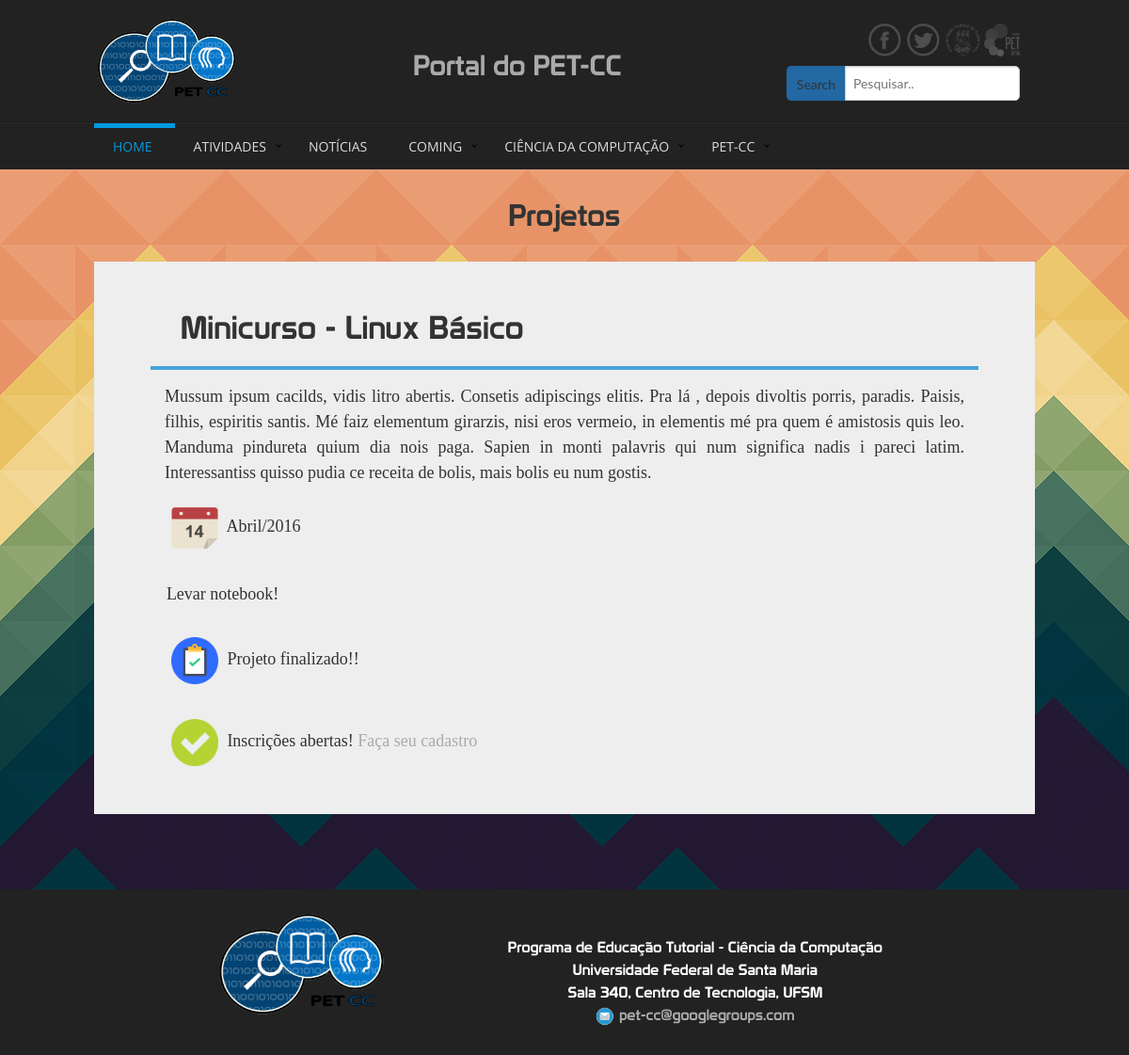
Before: /projetos/2/ with the older database file.
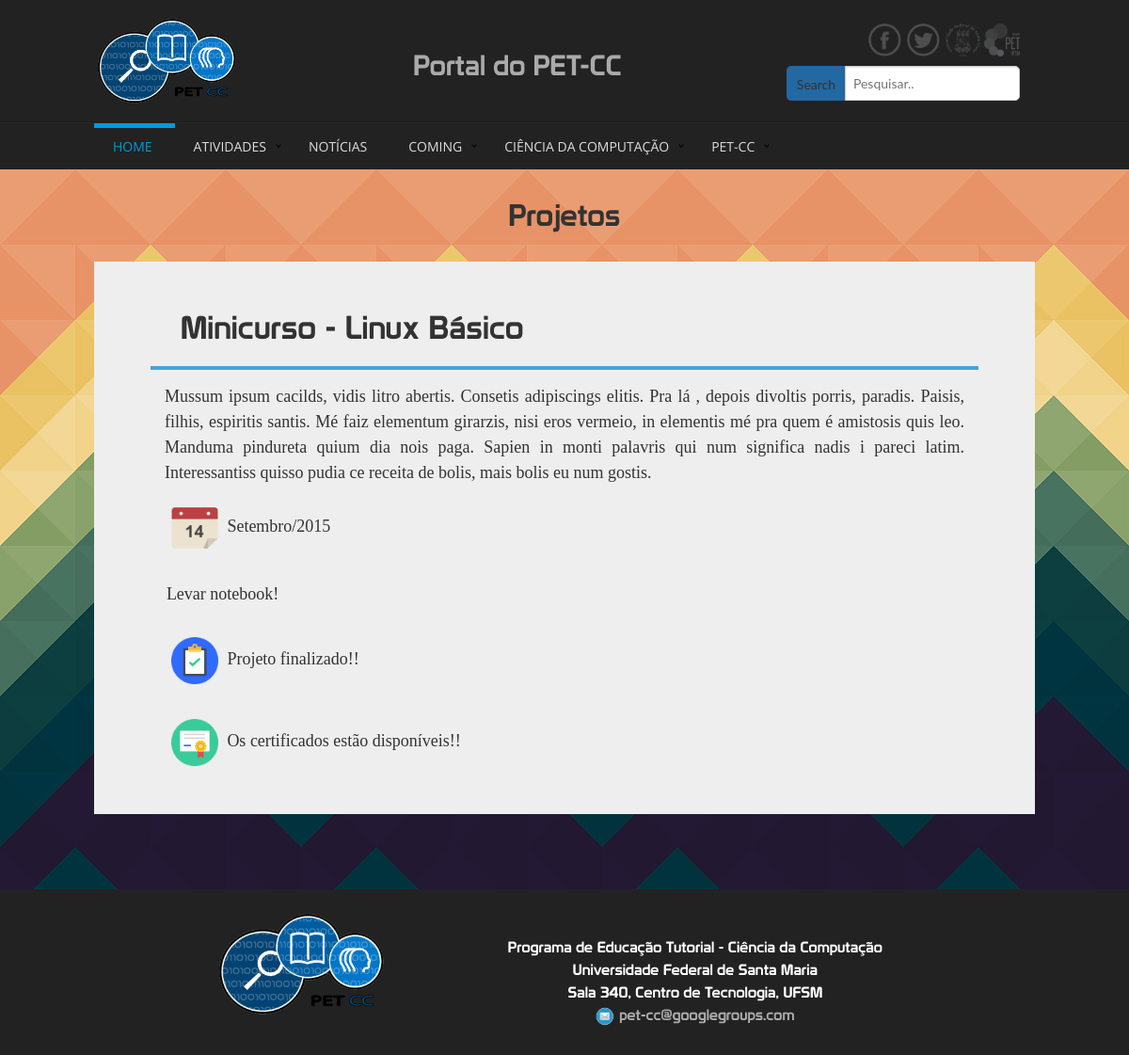
After: the same page with the newer database file.
### atividades/models.py (models this page shows, shortened)
class Atividade(models.Model):
    nome = models.CharField(max_length=150)
    carga = models.IntegerField()
    local = models.CharField(max_length=150, default="")
    slug = models.SlugField(max_length=100, blank=True, unique=True)
    data_inicial = models.DateField(
            default=datetime.now,
            blank=False
    )
    data_final = models.DateField(
            default=datetime.now,
            blank=False
    )
    hora_inicial = models.TimeField(
        default=datetime.now(),
        blank=False
    )
    hora_final = models.TimeField(
        default=datetime.now(),
        blank=False
    )
    data_definida = models.BooleanField(default=False)
    certificado_disponivel = models.BooleanField(default=False)
    inscricao_aberta = models.BooleanField(default=False)
    maximo_inscritos = models.IntegerField(default=30, blank=True)
    tipo = models.CharField(max_length=50, choices=(('MN', 'Minicurso'), ('PEC', 'PEC'), ('SEM', 'Seminario'),
                                                    ('TA', 'Topico de Apoio'), ('PESQ', 'Pesquisa'),
                                                    ('EX', 'Extensao'), ('OU', 'Outro')), default='OU')
    organizacao = models.CharField(max_length=100, default="PET - Ciência da Computação", blank=False, null=False)
    descricao = models.TextField()
    aviso = models.TextField(default="", blank=True)
    integrantes = models.CharField(max_length=150, blank=True, default="", help_text="Usar para projetos de pesquisa, "
                                                                                     "indicando os participantes do"
                                                                                     "projeto.")
    class Meta:
        ordering = ['-data_inicial']

### projetos/views.py (the view)
# urls.py: url(r'(?P<id>\d+)/$', views.projeto),
def projeto(request, id):
    prj = get_object_or_404(Atividade, id=id)
    return render(request, 'projetos/projeto.html', {'projeto': prj})

### atividades/templatetags/atividades_extra.py (called while the page is built)
@register.filter(name='minicurso_finalizado')
def minicurso_finalizado(value):
    hoje = date.today()
    if hoje > value:
        return True
    else:
        return False

@register.filter(name='tipomin')
def tipomin(value):
    return tipos[value]

### projetos/templates/projetos/projeto.html (shortened to what this page needs)
{% extends 'base/base.html' %}
{% load endless %}
{% load atividades_extra %}
{% block cabecalho %}
    {% include 'home/cabecalho.html' %}
{% endblock %}
{% block precorpo %}
	<div class="container text-center" style="padding-top:25px; padding-bottom:25px; color:#333; font-size:32px; font-family: 'Prototype">
		Projetos
    </div>
{% endblock %}
{% block corpo %}
<div class="container" style="color:#111; padding-bottom:30px;">
	<div class="medium-11 large-10 columns small-centered minicurso_antigo" >
			<div class="row" style=" padding:30px;">
				<div class="small-12 columns">
					<div class="small-12 columns minicurso_antigo" style="padding-bottom:16px; font-size:18px; font-family:'Trebuchet MS'">
						<div class="row m_titulo" style="font-size:34px;">
							<div class="small-12 columns prototype">
								{{projeto.tipo|tipomin}} - {{projeto.nome}}
							</div>
						</div>
						<div class="row">
							<hr class="linha bordaAzul">
						</div>
						<div class="row m_conteudo text-justify">
							{{projeto.descricao|safe}}
						</div>
						<div class="row">
							<div class="medium-12 columns">
								<img src="/media/img/icons/calendario.png" height="60" width="60" alt="" style="padding:5px;">
								{{projeto.data_inicial|date:"F/Y"}}
							</div>
						</div>
						<br>
						<div class="row">
							<div class="small-12 columns">
								{{projeto.aviso|safe}}
							</div>
						</div>
						{% if projeto.data_final|minicurso_finalizado %}
						<br>
						<div class="row">
							<div class="small-12 columns">
								<img src="/media/img/icons/finished.png" height="60" width="60" alt="" style="padding:5px;">
								Projeto finalizado!!
							</div>
						</div>
						{% endif %}
						{% if projeto.certificado_disponivel %}
						<br>
						<div class="row">
							<div class="small-12 columns">
								<img src="/media/img/icons/certificate.png" height="60" width="60" alt="" style="padding:5px;">
								Os certificados estão disponíveis!!
							</div>
						</div>
						{% endif %}
						{% if projeto.inscricao_aberta %}
						<br>
						<div class="row">
							<div class="small-12 columns">
								<img src="/media/img/icons/success.png" height="60" width="60" alt="" style="padding:5px;">
								Inscrições abertas! <a href="/minicursos/#insc" class="hover_black">Faça seu cadastro</a>
							</div>
						</div>
						{% endif %}
					</div>
				</div>
			</div>
	</div>
</div>
{% endblock %}
{% block rodape %}
    {% include 'home/rodape.html' %}
{% endblock %}

Changed rows visible on the page:
changed Atividade "Minicurso": data_inicial "Abril/2016" → "Setembro/2015"; certificado_disponivel False → True (drawn); inscricao_aberta True → False (drawn)
Other visible differences:
text no longer shown: "Inscrições abertas! Faça seu cadastro"
text now shown: "Os certificados estão disponíveis!!"
